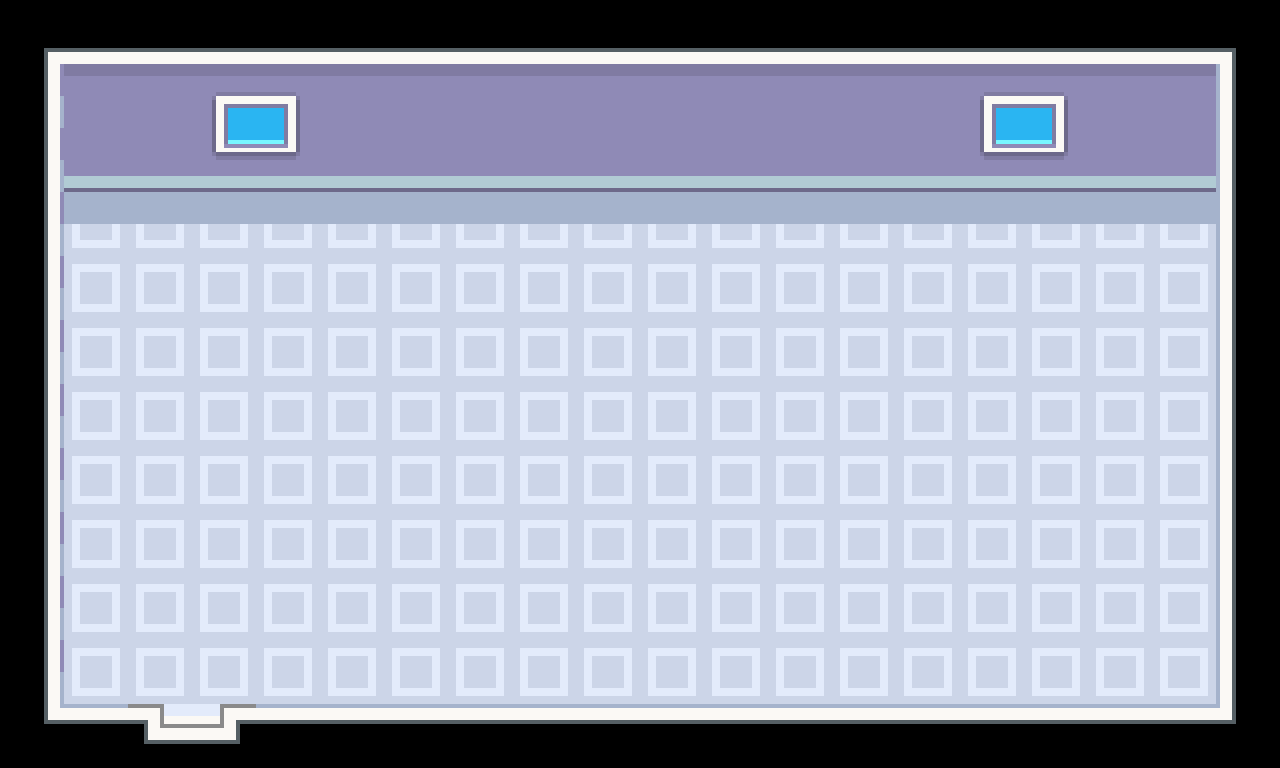

This game map was drawn from its Tiled (.tmx) file and the tilesets committed beside it. A one-line description and the full map source follow:
An orthogonal 20x12 tile map with 64x64 px tiles, 1 tile layer (Terrain), 3 tilesets and 8 objects (Player).

<map version="1.10" tiledversion="1.11.0" orientation="orthogonal" renderorder="right-down" width="20" height="12" tilewidth="64" tileheight="64" infinite="0" nextlayerid="11" nextobjectid="21">
 <properties>
  <property name="map-id" type="int" value="6" />
 </properties>
 <tileset firstgid="1" source="../tilesets/world.tsx" />
 <tileset firstgid="211" source="../tilesets/objects.tsx" />
 <tileset firstgid="251" source="../tilesets/indoor.tsx" />
 <layer id="1" name="Terrain" width="20" height="12">
  <data encoding="csv">
256,257,257,257,257,257,257,257,257,257,257,257,257,257,257,257,257,257,257,258,
286,267,267,279,280,267,267,267,267,267,267,267,267,267,267,279,280,267,267,298,
286,277,277,289,290,277,277,277,277,277,277,277,277,277,277,289,290,277,277,298,
286,287,287,287,287,287,287,287,287,287,287,287,287,287,287,287,287,287,287,298,
286,297,297,297,297,297,297,297,297,297,297,297,297,297,297,297,297,297,297,298,
286,297,297,297,297,297,297,297,297,297,297,297,297,297,297,297,297,297,297,298,
286,297,297,297,297,297,297,297,297,297,297,297,297,297,297,297,297,297,297,298,
286,297,297,297,297,297,297,297,297,297,297,297,297,297,297,297,297,297,297,298,
286,297,297,297,297,297,297,297,297,297,297,297,297,297,297,297,297,297,297,298,
286,297,297,297,297,297,297,297,297,297,297,297,297,297,297,297,297,297,297,298,
286,297,297,297,297,297,297,297,297,297,297,297,297,297,297,297,297,297,297,298,
306,307,269,270,307,307,307,307,307,307,307,307,307,307,307,307,307,307,307,308
</data>
 </layer>
 <objectgroup id="2" name="Entities">
  <properties>
   <property name="group-id" type="int" value="0" />
  </properties>
  <object id="1" name="Player" x="191.401" y="622.898">
   <properties>
    <property name="direction" value="u" />
    <property name="obj-id" type="int" value="0" />
    <property name="zindex" type="int" value="3" />
   </properties>
   <point />
  </object>
 </objectgroup>
 <objectgroup id="9" name="Collisions" visible="0">
  <properties>
   <property name="group-id" type="int" value="1" />
  </properties>
  <object id="13" x="46.3848" y="180.167" width="10.6152" height="536.829" />
  <object id="15" x="59.7814" y="149.858" width="1155.55" height="26.2621" />
  <object id="17" x="60.9166" y="708.314" width="97.6666" height="20.0201" />
  <object id="18" x="224.667" y="708.534" width="996.334" height="16.4666" />
  <object id="19" x="146.334" y="729.979" width="89.3333" height="20.0201" />
  <object id="20" x="1221.67" y="191" width="17.3333" height="517.667" />
 </objectgroup>
 <objectgroup id="5" name="Transition" visible="0">
  <properties>
   <property name="group-id" type="int" value="2" />
  </properties>
  <object id="8" x="162.083" y="680.144" width="60" height="43.022">
   <properties>
    <property name="obj-id" type="int" value="1" />
   </properties>
  </object>
 </objectgroup>
</map>
